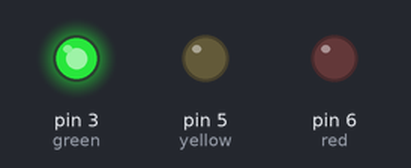
The sketch below on a simulated Arduino Uno, built with avr-gcc and run on an emulated ATmega328P. Parts: output pins drawn as LEDs (lit = HIGH).

Above: at 0.15 s.
At 32.69 s:
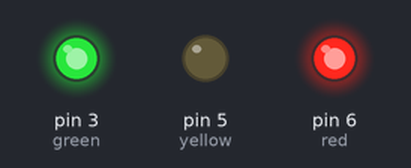
At 64.92 s:
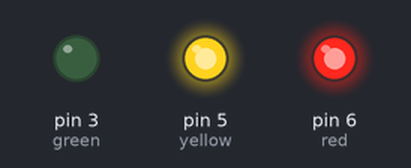
At 129.72 s:
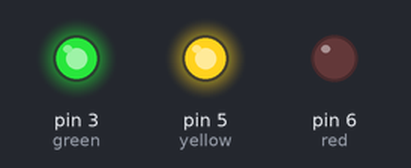
At 129.94 s:
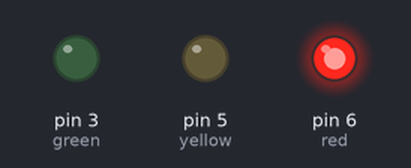
Timing chart, 0 to 130.2 s (numbered marks = the images above):
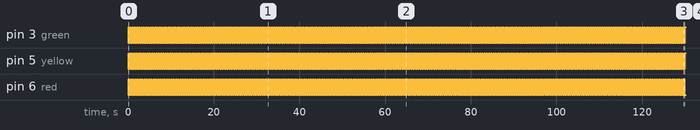

The sketch:

hdd_motor_run.ino
```cpp
int wait = 25;

int yellow =5;
int green = 3;
int red = 6;


void setup() {
pinMode(yellow, OUTPUT);
pinMode(green, OUTPUT);
pinMode(red, OUTPUT);


}
void loop(){

digitalWrite(yellow, 1);
digitalWrite(green, 1);
digitalWrite(red, 0);
delay(wait);
digitalWrite(yellow, 1);
digitalWrite(green, 0);
digitalWrite(red, 0);
delay(wait);
digitalWrite(yellow, 1);
digitalWrite(green, 0);
digitalWrite(red, 1);
delay(wait);
digitalWrite(yellow, 0);
digitalWrite(green, 0);
digitalWrite(red, 1);
delay(wait);
digitalWrite(yellow, 0);
digitalWrite(green, 1);
digitalWrite(red, 1);
delay(wait);
digitalWrite(yellow, 0);
digitalWrite(green, 1);
digitalWrite(red, 0);
delay(wait);

}
```

Measured:
- by itself, pin 3 (green), pin 5 (yellow), pin 6 (red): alternates HIGH for 0.08 s and LOW for 0.08 s
- by itself, everything shown: repeats every 1.1 s, in 3 steps
